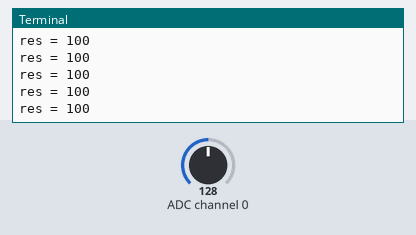
A program run on a simulated Raspberry Pi (header pin numbers). Shown: the last lines printed to the terminal. The inputs (shaded band) are chosen by the test bench; at power-on: ADC channel 0 = 128 (analog values on the 0–255 scale). Library files of the repository ran but are not shown: ADC0832.py.

Above: at 1.2 s.
1.3 s: ADC channel 0 set to 97
At 1.57 s:
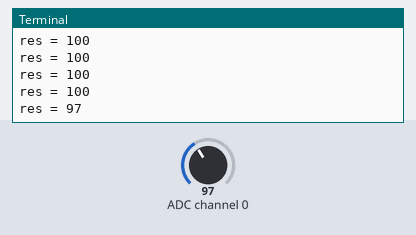
2.8 s: ADC channel 0 set to 76
At 2.97 s:
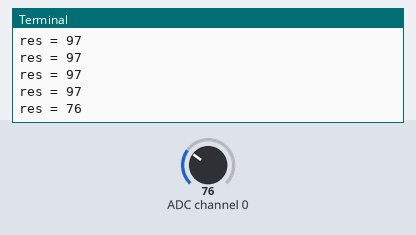
Timing chart, 0 to 5.8 s (numbered marks = the images above; inputs shaded):
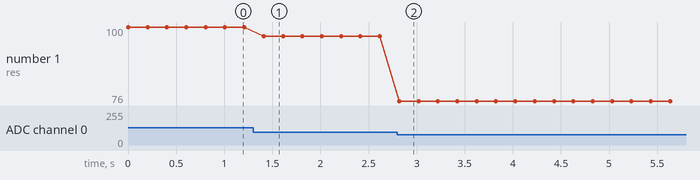

Measured:
- after the input at 1.3 s, the terminal: prints a new line after 0.11 s (image 1)
- after the input at 2.8 s, the terminal: prints a new line at once (image 2)
- plotted number 1: 100 → 97 after the input at 1.3 s, 97 → 76 after the input at 2.8 s

The program:

18_thermistor.py
```python
#!/usr/bin/env python
import ADC0832
import time

def init():
	ADC0832.setup()

def loop():
	while True:
		res = ADC0832.getResult()
		if res < 0:
			res = 0
		if res > 100:
			res = 100
		print 'res = %d' % res
		time.sleep(0.2)

if __name__ == '__main__':
	init()
	try:
		loop()
	except KeyboardInterrupt:
		ADC0832.destroy()
		print 'The end !'
```
